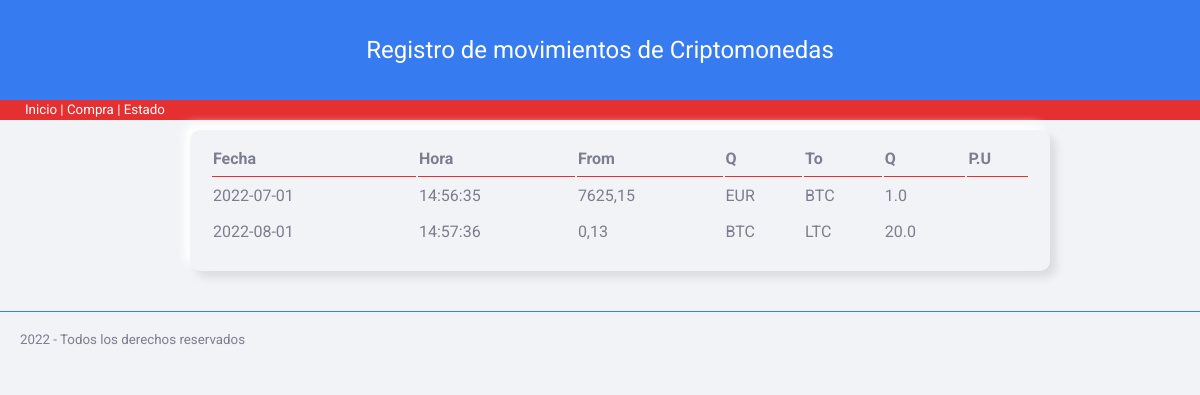
Before: / with the older database file.
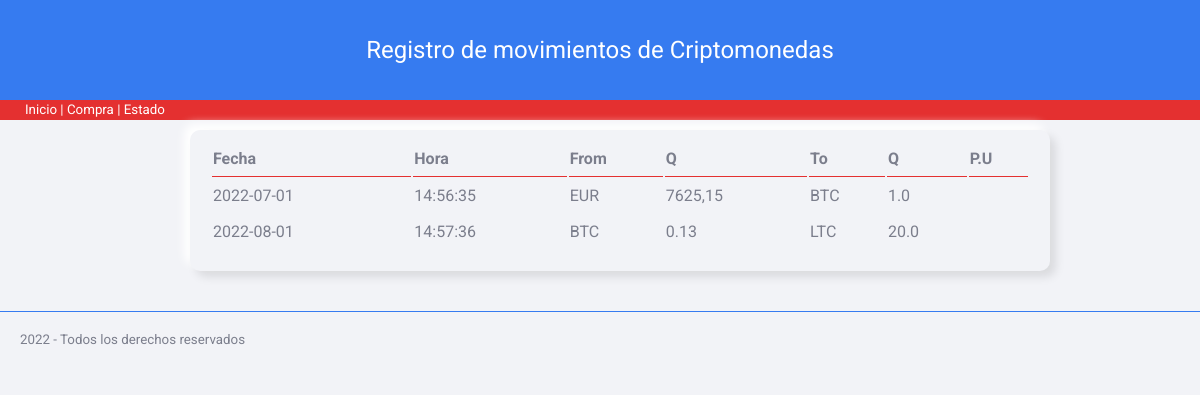
After: the same page with the newer database file.
### tables this page shows
CREATE TABLE "movimientos" (
	"id"	INTEGER NOT NULL,
	"date"	TEXT NOT NULL,
	"time"	TEXT NOT NULL,
	"moneda_from"	TEXT NOT NULL,
	"cantidad_from"	REAL NOT NULL,
	"moneda_to"	TEXT NOT NULL,
	"cantidad_to"	REAL NOT NULL,
	PRIMARY KEY("id" AUTOINCREMENT)
);

### money/views.py (the view)
@app.route("/")
def inicio():
    db = DBManager(RUTA)
    movimientos = db.consultaSQL("SELECT * from movimientos")
    return render_template("inicio.html", movs=movimientos)

### money/models.py (called while the page is built)
    def consultaSQL(self, consulta):
        conexion = sqlite3.connect(self.ruta)
        cursor = conexion.cursor()
        cursor.execute(consulta)
        self.movimientos = []
        nombres_columnas = []
        for desc_columna in cursor.description:
            nombres_columnas.append(desc_columna[0])
        datos = cursor.fetchall()
        for dato in datos:
            movimiento = {}
            indice = 0
            for nombre in nombres_columnas:
                movimiento[nombre] = dato[indice]
                indice += 1
            self.movimientos.append(movimiento)
        conexion.close()
        return self.movimientos

### money/templates/inicio.html (shortened to what this page needs)
<!DOCTYPE html>
<html lang="en">
<head>
    <link rel="stylesheet" href="static/css/skeuos.css">
    <link rel="stylesheet" href="static/css/styles.css">
</head>
<body>
    <header>
        Registro de movimientos de Criptomonedas
    </header>
    <nav>
        Inicio | Compra | Estado
    </nav>
    <main>
        <table class="paper">
            <tr>
                <th class="cabecera_tabla">Fecha</th>
                <th class="cabecera_tabla">Hora</th>
                <th class="cabecera_tabla">From</th>
                <th class="cabecera_tabla">Q</th>
                <th class="cabecera_tabla">To</th>
                <th class="cabecera_tabla">Q</th>
                <th class="cabecera_tabla">P.U</th>
            </tr>
            {% for mov in movs %}
            <tr>
                <td>{{mov.date}}</td>
                <td>{{mov.time}}</td>
                <td>{{mov.moneda_from}}</td>
                <td>{{mov.cantidad_from}}</td>
                <td>{{mov.moneda_to}}</td>
                <td>{{mov.cantidad_to}}</td>
            </tr>
            {% endfor %}
        </table>
    </main>
    <footer class="pie_de_pagina">2022 - Todos los derechos reservados</footer>
</body>
</html>

### money/static/css/skeuos.css (style rules this page uses)
:root { --bg-color: #f2f3f7; --fg-color: #7b7e8c; --red: #E43030; --green: #19A187; --blue: #367bf0; --dark-blue: #265AB1; --maroon: #B8174C; --purple: #8C42AB; }
* { box-sizing: border-box; outline: none; -webkit-touch-callout: none; -webkit-appearance: none; -webkit-tap-highlight-color: transparent !important; -webkit-tap-highlight-color: rgba(0, 0, 0, 0) !important; -webkit-touch-callout: none; font-family: 'Roboto', sans-serif; letter-spacing: 0; }
html, body { background-color: #f2f3f7; color: #7b7e8c; margin: 0; padding: 0; font-size: 10pt; height: 100%; cursor: default; user-select: none; -webkit-user-select: none; -khtml-user-select: none; -moz-user-select: none; -ms-user-select: none; }
.with-shadow, .outset, button, .checktext input + span, .blue-button, .checktext input:checked + span, button.blue-button, .green-button, button.green-button, .green-button.blue-button, .red-button, button.red-button, .red-button.blue-button, .red-button.green-button, input[type="button"], input[type="submit"], input[type="reset"], select, input[type="text"]:not(select):focus, input[type="search"]:not(select):focus, input[type="tel"]:not(select):focus, input[type="url"]:not(select):focus, input[type="email"]:not(select):focus, input[type="password"]:not(select):focus, input[type="date"]:not(select):focus, input[type="month"]:not(select):focus, input[type="week"]:not(select):focus, input[type="time"]:not(select):focus, input[type="number"]:not(select):focus, input[type="color"]:not(select):focus, select:not(select):focus, textarea:not(select):focus, .paper { box-shadow: 6px 6px 10px rgba(0, 0, 0, 0.1), -6px -6px 10px white; }
.outset, button, .checktext input + span, .blue-button, .checktext input:checked + span, button.blue-button, .green-button, button.green-button, .green-button.blue-button, .red-button, button.red-button, .red-button.blue-button, .red-button.green-button, input[type="button"], input[type="submit"], input[type="reset"], select, input[type="text"]:not(select):focus, input[type="search"]:not(select):focus, input[type="tel"]:not(select):focus, input[type="url"]:not(select):focus, input[type="email"]:not(select):focus, input[type="password"]:not(select):focus, input[type="date"]:not(select):focus, input[type="month"]:not(select):focus, input[type="week"]:not(select):focus, input[type="time"]:not(select):focus, input[type="number"]:not(select):focus, input[type="color"]:not(select):focus, select:not(select):focus, textarea:not(select):focus, .paper { border-radius: 10px; background: #f2f3f7; }
.paper { padding: 10px 20px 20px; margin-top: 20px; min-height: 100px; font-size: 1.2em; background: #f2f3f7; }
section, article, .section, .article, .paper { line-height: 2em; word-wrap: break-word; word-break: normal; line-height: 2em; }

### money/static/css/styles.css (style rules this page uses)
header { background-color: #367bf0; color: white; height: 100px; font-size: x-large; line-height: 100px; text-align: center; }
nav { background-color: #E43030; color: white; height: 20px; line-height: 20px; padding-left: 25px; }
main { max-width: 900px; margin: auto; padding: 0 20px; }
table.paper { width: 100%; margin: 10px 20px; }
.cabecera_tabla { border-bottom: #E43030 1px solid; text-align: left; }
.pie_de_pagina { margin-top: 40px; padding: 20px; border-top: #367bf0 solid 1px; }

Changed rows visible on the page:
changed movimientos "EUR": moneda_from "7625,15" → "EUR"; cantidad_from "EUR" → "7625,15"
changed movimientos "LTC": moneda_from "0,13" → "BTC"; cantidad_from "BTC" → "0.13"
